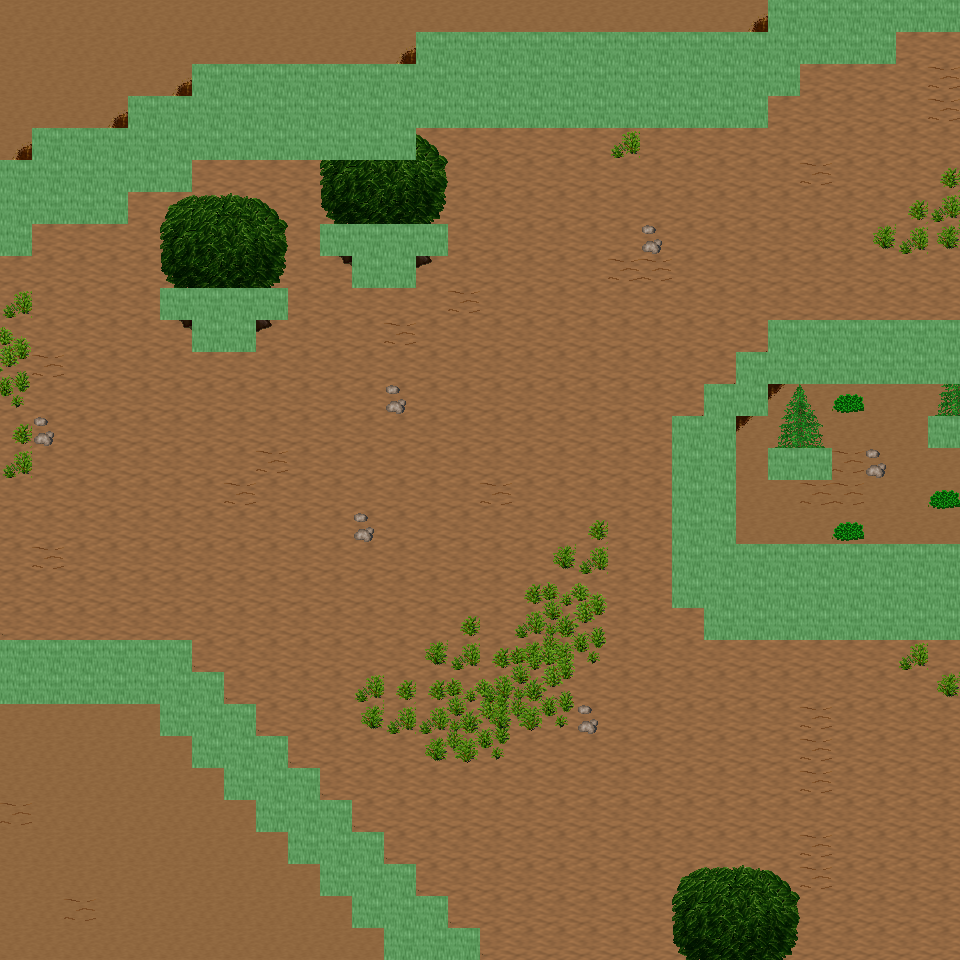

A 2D game scene composited from a Tiled map and its tileset images. What follows is a short description and the map's XML, with each tile layer's data collapsed to a summary:
An orthogonal 30x30 tile map with 32x32 px tiles, 6 tile layers (Ground, Object, Object2, Above, ...), 20 tilesets and 10 objects (10x mapExit).

<map version="1.0" orientation="orthogonal" renderorder="right-down" width="30" height="30" tilewidth="32" tileheight="32" nextobjectid="11">
  <tileset firstgid="1" name="tileset_ground_ground" tilewidth="32" tileheight="32" tilecount="33" columns="3">
    <image source="../drawable/tileset_ground_ground.png" width="96" height="352" />
  </tileset>
  <tileset firstgid="34" name="tileset_ground_ridge_earth_dark" tilewidth="32" tileheight="32" tilecount="96" columns="12">
    <image source="../drawable/tileset_ground_ridge_earth_dark.png" width="384" height="256" />
  </tileset>
  <tileset firstgid="130" name="tileset_ground_earth_edges" tilewidth="32" tileheight="32" tilecount="18" columns="6">
    <image source="../drawable/tileset_ground_earth_edges.png" width="192" height="96" />
  </tileset>
  <tileset firstgid="148" name="tileset_ground_rock_pebbles" tilewidth="32" tileheight="32" tilecount="3" columns="1">
    <image source="../drawable/tileset_ground_rock_pebbles.png" width="32" height="96" />
  </tileset>
  <tileset firstgid="151" name="tileset_item_statue_grey_stone" tilewidth="32" tileheight="32" tilecount="4" columns="2">
    <image source="../drawable/tileset_item_statue_grey_stone.png" width="64" height="64" />
  </tileset>
  <tileset firstgid="155" name="tileset_ground_square_patch" tilewidth="32" tileheight="32" tilecount="9" columns="3">
    <image source="../drawable/tileset_ground_square_patch.png" width="96" height="96" />
  </tileset>
  <tileset firstgid="164" name="tileset_ground_eye" tilewidth="32" tileheight="32" tilecount="9" columns="3">
    <image source="../drawable/tileset_ground_eye.png" width="96" height="96" />
  </tileset>
  <tileset firstgid="173" name="tileset_item_corpse_huge_animal" tilewidth="32" tileheight="32" tilecount="16" columns="2">
    <image source="../drawable/tileset_item_corpse_huge_animal.png" width="64" height="256" />
  </tileset>
  <tileset firstgid="189" name="tileset_logic_creature_orc" tilewidth="32" tileheight="32" tilecount="6" columns="6">
    <image source="../drawable/tileset_logic_creature_orc.png" width="192" height="32" />
  </tileset>
  <tileset firstgid="195" name="tileset_logic_collision" tilewidth="32" tileheight="32" tilecount="1" columns="1">
    <image source="../drawable/tileset_logic_collision.png" width="32" height="32" />
  </tileset>
  <tileset firstgid="196" name="tileset_plant_tree_spruce" tilewidth="32" tileheight="32" tilecount="6" columns="2">
    <image source="../drawable/tileset_plant_tree_spruce.png" width="64" height="96" />
  </tileset>
  <tileset firstgid="202" name="tileset_plant_tree_evergreen" tilewidth="32" tileheight="32" tilecount="36" columns="3">
    <image source="../drawable/tileset_plant_tree_evergreen.png" width="96" height="384" />
  </tileset>
  <tileset firstgid="238" name="tileset_plant_bush_bushes" tilewidth="32" tileheight="32" tilecount="10" columns="5">
    <image source="../drawable/tileset_plant_bush_bushes.png" width="160" height="64" />
  </tileset>
  <tileset firstgid="248" name="tileset_plant_bush_bush_mult_colored" tilewidth="32" tileheight="32" tilecount="6" columns="3">
    <image source="../drawable/tileset_plant_bush_bush_mult_colored.png" width="96" height="64" />
  </tileset>
  <tileset firstgid="254" name="tileset_plant_stump_small_stump" tilewidth="32" tileheight="32" tilecount="4" columns="2">
    <image source="../drawable/tileset_plant_stump_small_stump.png" width="64" height="64" />
  </tileset>
  <tileset firstgid="258" name="tileset_plant_bush_large_green" tilewidth="32" tileheight="32" tilecount="9" columns="3">
    <image source="../drawable/tileset_plant_bush_large_green.png" width="96" height="96" />
  </tileset>
  <tileset firstgid="267" name="tileset_plant_tree_tree_darkgreen" tilewidth="32" tileheight="32" tilecount="88" columns="8">
    <image source="../drawable/tileset_plant_tree_tree_darkgreen.png" width="256" height="352" />
  </tileset>
  <tileset firstgid="355" name="tileset_ground_dry_grass" tilewidth="32" tileheight="32" tilecount="54" columns="9">
    <image source="../drawable/tileset_ground_dry_grass.png" width="288" height="192" />
  </tileset>
  <tileset firstgid="409" name="tileset_logic_creature_animal" tilewidth="32" tileheight="32" tilecount="32" columns="8">
    <image source="../drawable/tileset_logic_creature_animal.png" width="256" height="128" />
  </tileset>
  <tileset firstgid="441" name="tileset_logic_creature_mutant" tilewidth="32" tileheight="32" tilecount="7" columns="7">
    <image source="../drawable/tileset_logic_creature_mutant.png" width="224" height="32" />
  </tileset>
  <layer name="Ground" width="30" height="30">
    <data>[900 cells, 900 non-empty, 2 distinct tile ids]</data>
  </layer>
  <layer name="Object" width="30" height="30">
    <data>[900 cells, 280 non-empty, 47 distinct tile ids]</data>
  </layer>
  <layer name="Object2" width="30" height="30">
    <data>[900 cells, 9 non-empty, 9 distinct tile ids]</data>
  </layer>
  <layer name="Above" width="30" height="30">
    <data>[900 cells, 46 non-empty, 18 distinct tile ids]</data>
  </layer>
  <layer name="Above2" width="30" height="30">
    <data>[900 cells, 0 non-empty, 0 distinct tile ids]</data>
  </layer>
  <layer name="Walkable" width="30" height="30">
    <data>[900 cells, 184 non-empty, 1 distinct tile ids]</data>
  </layer>
  <objectgroup name="MapEvents">
    <object id="1" name="north" type="mapExit" x="0" y="0" width="768" height="32">
      <properties>
        <property name="map" value="level_0_x86_y9" />
        <property name="x" value="0" />
        <property name="y" value="28" />
      </properties>
    </object>
    <object id="2" name="south" type="mapExit" x="0" y="928" width="384" height="32">
      <properties>
        <property name="map" value="level_0_x86_y11" />
        <property name="x" value="0" />
        <property name="y" value="1" />
      </properties>
    </object>
    <object id="3" name="south2" type="mapExit" x="480" y="928" width="480" height="32">
      <properties>
        <property name="map" value="level_0_x86_y11" />
        <property name="x" value="15" />
        <property name="y" value="1" />
      </properties>
    </object>
    <object id="4" name="west" type="mapExit" x="0" y="0" width="32" height="160">
      <properties>
        <property name="map" value="level_0_x85_y10" />
        <property name="x" value="28" />
        <property name="y" value="0" />
      </properties>
    </object>
    <object id="5" name="west2" type="mapExit" x="0" y="256" width="32" height="384">
      <properties>
        <property name="map" value="level_0_x85_y10" />
        <property name="x" value="28" />
        <property name="y" value="8" />
      </properties>
    </object>
    <object id="6" name="west3" type="mapExit" x="0" y="704" width="32" height="256">
      <properties>
        <property name="map" value="level_0_x85_y10" />
        <property name="x" value="28" />
        <property name="y" value="22" />
      </properties>
    </object>
    <object id="7" name="east" type="mapExit" x="928" y="32" width="32" height="288">
      <properties>
        <property name="map" value="level_0_x87_y10" />
        <property name="x" value="1" />
        <property name="y" value="1" />
      </properties>
    </object>
    <object id="8" name="east2" type="mapExit" x="928" y="384" width="32" height="32">
      <properties>
        <property name="map" value="level_0_x87_y10" />
        <property name="x" value="1" />
        <property name="y" value="12" />
      </properties>
    </object>
    <object id="9" name="east3" type="mapExit" x="928" y="448" width="32" height="96">
      <properties>
        <property name="map" value="level_0_x87_y10" />
        <property name="x" value="1" />
        <property name="y" value="14" />
      </properties>
    </object>
    </objectgroup>
</map>
<!-- 1 of 10 objects omitted -->
